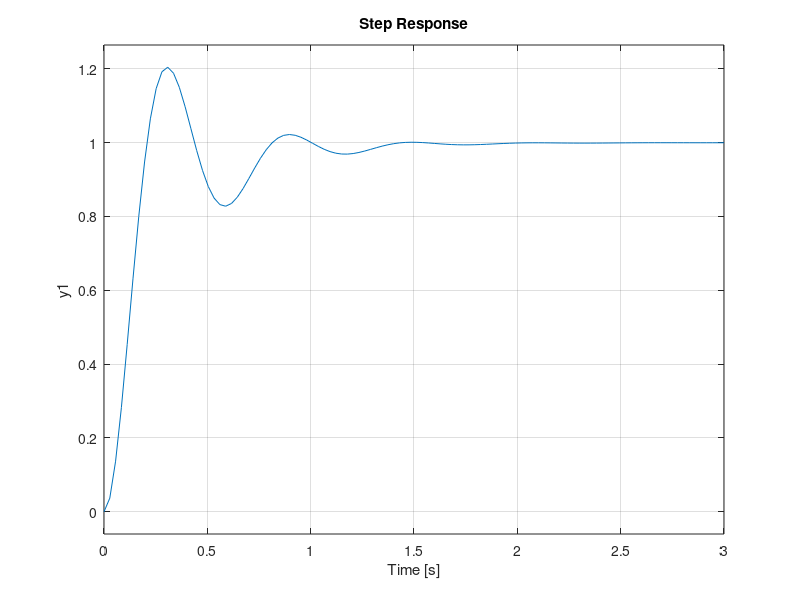

Recreate this plot in MATLAB.
%% Mass Spring Damper - Routh-Hurwitz Control Design
% Mass spring damper from Chapter 1, m y'' + b y' + k y = u.

clear all
close all

m = 1;
b = 8.8;
k = 40;
s = tf('s');

G = 1/(m*s^2+b*s+k);
%% P controller
% With C(s) = K the characteristic equation is
% 
% $$P(s) = s^2 + 8.8s + 40 + K$$
% 
% Stable for any K > -40. However, the steady state error to step inputs is 
% 1/(1 + K/40), so we need an integrator.
%% PI controller
% $$C(s) = K\frac{s+a}{s}$$
% 
% The characteristic equation is s(s^2 + 8.8s + 40) + K(s + a) = 0, i.e.,
% 
% $$P(s) = s^3 + 8.8s^2 + (40 + K)s + Ka$$
% 
% Routh table:
% 
%   s^3 | 1                              40 + K
%   s^2 | 8.8                            K*a
%   s^1 | c11 = (8.8(40 + K) - Ka)/8.8
%   s^0 | c21 = K*a
% 
% We need K*a > 0 and 8.8(40 + K) - Ka > 0, i.e., K(a - 8.8) < 352.
% 
% - If a <= 8.8 the closed loop is stable for any K > 0.
% - If a > 8.8 there is an upper limit, K < 352/(a - 8.8). For example, with 
% a = 20 we need 0 < K < 31.4:

a = 20;
pole(minreal(25*(s+a)/s*G/(1+25*(s+a)/s*G)))   % K = 25: stable
pole(minreal(35*(s+a)/s*G/(1+35*(s+a)/s*G)))   % K = 35: unstable
%% 
% We choose a = 3 (no upper limit) and K = 100:

a = 3;
K = 100;
C = K*(s + a)/s;
pole(minreal(C*G/(1+C*G)))
step(minreal(C*G/(1+C*G)));
%% 
% To try this controller in MSD_Realtime_Demo, type this in its C(s) box
% 
%   100*(1 + 3/s)

[numC, denC] = tfdata(C, 'v')
